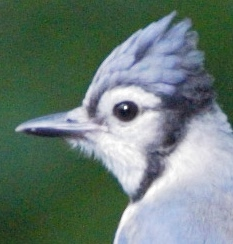
#> input picture Image_Processing/images/sample_image.jpg, 233 x 244 px
$ python lab2.py
#> lines starting #> are read from the running program, lines starting #| are printed output that depends on the picture
import cv2
import numpy as np
import matplotlib.pyplot as plt

def display_image(img):
    plt.imshow(img)
    plt.colorbar()
    plt.show()

img = cv2.imread('./images/sample_image.jpg', cv2.COLOR_BGR2RGB)
#> img is the input picture: shape (244, 233, 3); mean B, G, R 117.2, 124.4, 105.4
img_gray = cv2.cvtColor(img, cv2.COLOR_RGB2GRAY)
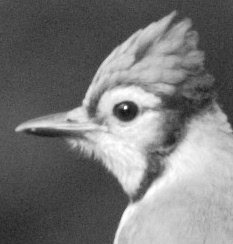
#> img_gray: shape (244, 233); min 20, max 255, mean 120
img_gray = img_gray.astype(np.double) / 255

display_image(img_gray)
#> in display_image, `plt.show()`:
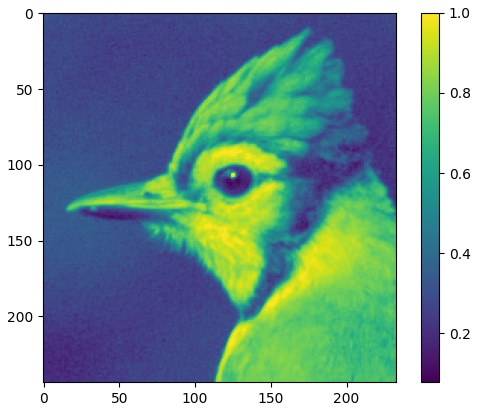
#> figure drawn by matplotlib, 2 panels

# Next, we take a sample of this image
row = img_gray.shape[1] // 2
#> row = 116
x = img_gray[row, :]
#> x = 233 values, max 0.976 at index 147, min 0.125 at index 125, mean 0.532
plt.plot(x)
plt.title('Grey-level profile at ' + str(row))
plt.show()
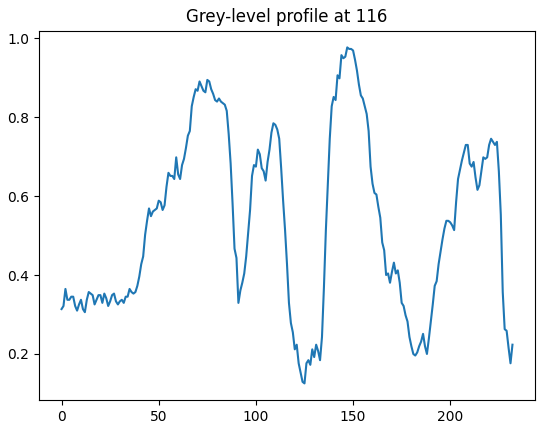
#> figure drawn by matplotlib, 1 panel; curve peaks at x = 147, y = 0.976

$ run again, with Image_Processing/images/IMG_7438.jpg copied over Image_Processing/images/sample_image.jpg
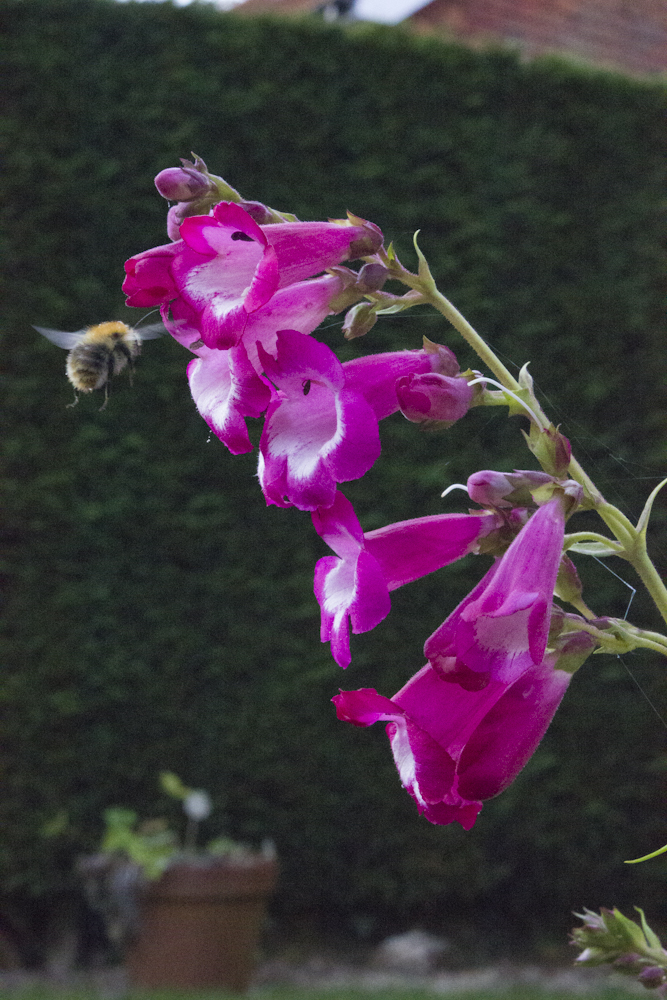
#> input picture Image_Processing/images/IMG_7438.jpg, 667 x 1000 px
#> img is the input picture: shape (1000, 667, 3); mean B, G, R 62.5, 51.7, 66.4
#> in display_image, `plt.show()`:
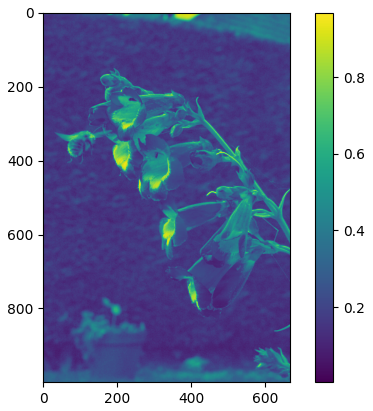
#> figure drawn by matplotlib, 2 panels
#> x = 667 values, max 0.776 at index 135, min 0.11 at index 314, mean 0.282
#> `plt.show()`:
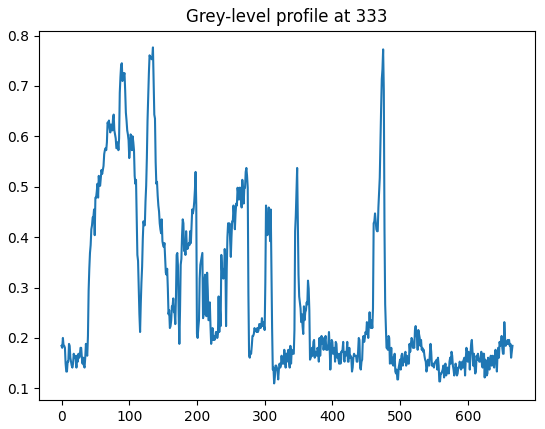
#> figure drawn by matplotlib, 1 panel; curve peaks at x = 135, y = 0.776

$ run again, with Image_Processing/images/meerkat.jpg copied over Image_Processing/images/sample_image.jpg
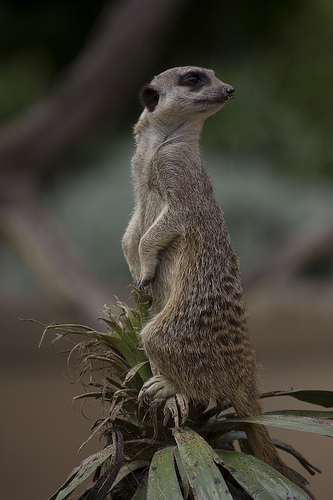
#> input picture Image_Processing/images/meerkat.jpg, 333 x 500 px
#> img is the input picture: shape (500, 333, 3); mean B, G, R 54.1, 64.8, 68.5
#> in display_image, `plt.show()`:
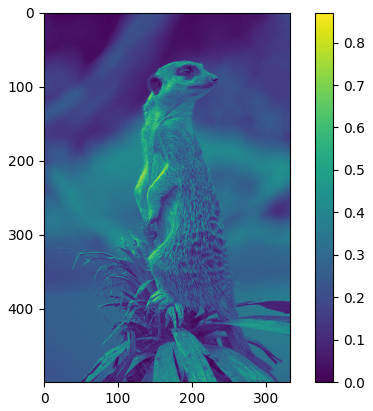
#> figure drawn by matplotlib, 2 panels
#> x = 333 values, max 0.596 at index 132, min 0.106 at index 48, mean 0.252
#> `plt.show()`:
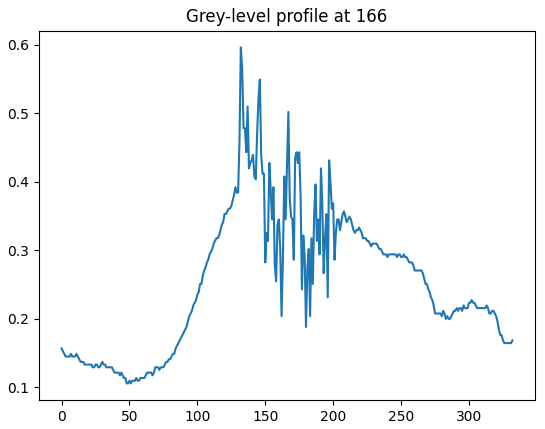
#> figure drawn by matplotlib, 1 panel; curve peaks at x = 132, y = 0.596
